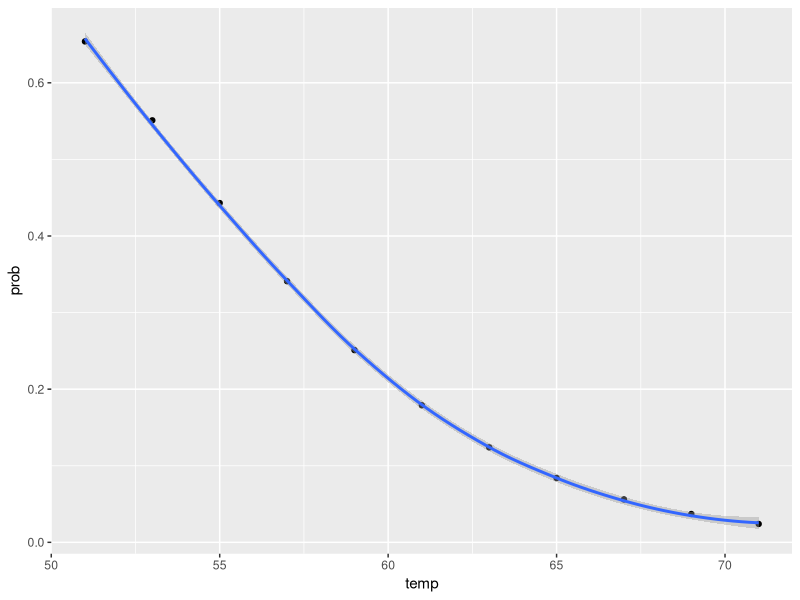

Source code (R):
## ---- chunk 1
knitr::opts_chunk$set(echo = TRUE)
library(tidyverse)
## ---- chunk 2
p <- c(51, 53, 55)

exp(11.6630-0.2162*p) / (1 + exp(11.6630-0.2162*p))
## ---- chunk 3
data <- data.frame(prob=c(0.341, 0.251, 0.179, 0.124, 0.084, 0.056, 0.037, 0.024, 0.654, 0.551, 0.443), temp=c(57, 59, 61, 63, 65, 67, 69, 71, 51, 53, 55))

ggplot(data, aes(x=temp, y=prob)) +
  geom_point() +
  geom_smooth()
